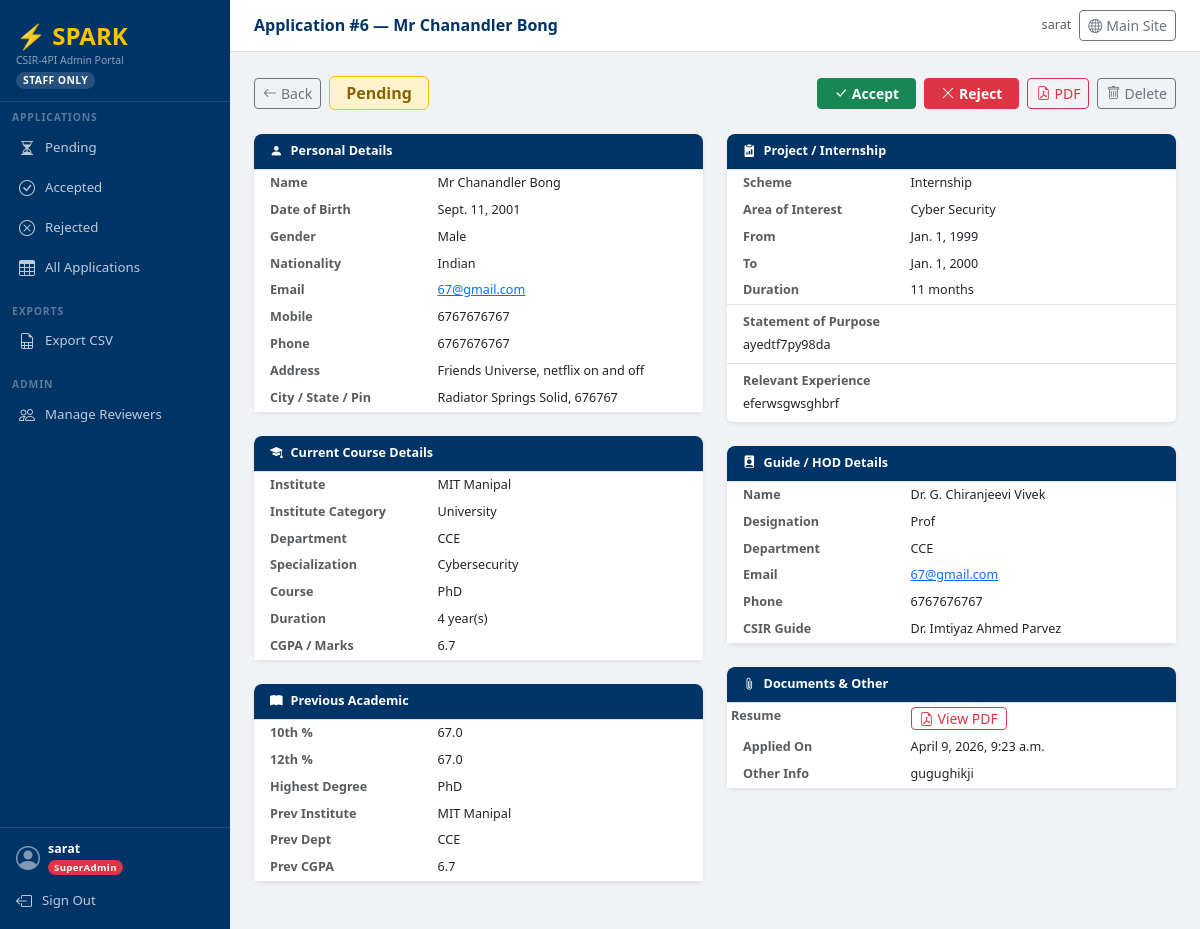
The app's page /portal/application/6/ (signed in) with its own data.
### applications/models.py (models this page shows, shortened)
class Application(models.Model):
    title       = models.CharField(max_length=5, choices=TITLE_CHOICES, default='Mr')
    full_name   = models.CharField(max_length=200)
    dob         = models.DateField()
    gender      = models.CharField(max_length=10)
    nationality = models.CharField(max_length=100, default='Indian')
    address     = models.TextField()
    city        = models.CharField(max_length=100)
    state       = models.CharField(max_length=100)
    pincode     = models.CharField(max_length=10)
    email       = models.EmailField()
    phone       = models.CharField(max_length=20)
    mobile      = models.CharField(max_length=20)
    course_name         = models.CharField(max_length=200)
    course_other        = models.CharField(max_length=200, blank=True)
    specialization      = models.CharField(max_length=200)
    institute_category  = models.CharField(max_length=50, blank=True)
    institute_name      = models.CharField(max_length=200)
    department          = models.CharField(max_length=200)
    institute_address   = models.TextField()
    course_duration     = models.CharField(max_length=20)
    cgpa                = models.FloatField()
    tenth_percentage    = models.FloatField()
    twelfth_percentage  = models.FloatField()
    highest_degree      = models.CharField(max_length=200)
    prev_specialization = models.CharField(max_length=200, blank=True)
    prev_institute_category = models.CharField(max_length=50, blank=True)
    prev_institute      = models.CharField(max_length=200, blank=True)
    prev_department     = models.CharField(max_length=200, blank=True)
    prev_institute_address = models.TextField(blank=True)
    prev_cgpa           = models.FloatField(null=True, blank=True)
    scheme              = models.CharField(max_length=30, choices=SCHEME_CHOICES, default='Internship')
    internship_from     = models.DateField(null=True, blank=True)
    internship_to       = models.DateField(null=True, blank=True)
    duration_months     = models.PositiveSmallIntegerField(null=True, blank=True)
    area_of_interest    = models.CharField(max_length=200)
    area_other          = models.CharField(max_length=200, blank=True)
    guide_name          = models.CharField(max_length=200)
    guide_designation   = models.CharField(max_length=200)
    guide_department    = models.CharField(max_length=200)
    guide_email         = models.EmailField()
    guide_phone         = models.CharField(max_length=20)
    csir_guide_name     = models.CharField(max_length=200, blank=True)
    project_interest    = models.TextField(blank=True)
    statement           = models.TextField()
    experience          = models.TextField(blank=True)
    other_info          = models.TextField(blank=True)
    resume = models.FileField(upload_to='resumes/', null=True, blank=True)
    status      = models.CharField(max_length=20, choices=APPLICATION_STATUS_CHOICES, default='Pending')
    admin_notes = models.TextField(blank=True, null=True)
    reviewed_by = models.ForeignKey(User, on_delete=models.SET_NULL, null=True, blank=True, related_name='reviewed_apps')
    reviewed_at = models.DateTimeField(null=True, blank=True)
    created_at = models.DateTimeField(auto_now_add=True)
    attendance_mode = models.CharField(max_length=20, null=True, blank=True)

### applications/portal_views.py (the view)
    def wrapper(request, *args, **kwargs):
        if not request.user.is_authenticated:
            return redirect(f'/login/?next={request.path}')
        try:
            is_portal_staff(request.user)
        except PermissionDenied:
            return render(request, 'portal/403.html', status=403)
        return view_func(request, *args, **kwargs)

### applications/templates/portal/application_detail.html (shortened to what this page needs)
{% extends "portal/base_portal.html" %}
{% block page_title %}Application #{{ app.id }} — {{ app.title }} {{ app.full_name }}{% endblock %}
{% block content %}
<div class="d-flex flex-wrap align-items-center gap-2 mb-4">
  <a href="/portal/dashboard/" class="btn btn-sm btn-outline-secondary">
    <i class="bi bi-arrow-left me-1"></i>Back
  </a>
  <span class="badge fs-6 px-3 py-2
    {% if app.status == 'Pending' %}badge-pending
    {% elif app.status == 'Accepted' %}badge-accepted
    {% else %}badge-rejected{% endif %}">
    {{ app.status }}
  </span>
  <div class="ms-auto d-flex gap-2 flex-wrap">
    <button class="btn btn-success btn-sm fw-semibold px-3"
            data-bs-toggle="modal" data-bs-target="#actionModal"
            data-status="Accepted" data-color="success">
      <i class="bi bi-check-lg me-1"></i>Accept
    </button>
    <button class="btn btn-danger btn-sm fw-semibold px-3"
            data-bs-toggle="modal" data-bs-target="#actionModal"
            data-status="Rejected" data-color="danger">
      <i class="bi bi-x-lg me-1"></i>Reject
    </button>
    <a href="/portal/application/{{ app.id }}/export-pdf/" class="btn btn-outline-danger btn-sm">
      <i class="bi bi-file-earmark-pdf me-1"></i>PDF
    </a>
    {% if user.is_superuser %}
    <button class="btn btn-outline-secondary btn-sm" data-bs-toggle="modal" data-bs-target="#deleteModal">
      <i class="bi bi-trash me-1"></i>Delete
    </button>
    {% endif %}
  </div>
</div>
<div class="row g-4">
  <div class="col-lg-6">
    <div class="bg-white rounded shadow-sm mb-4">
      <div class="px-3 py-2 border-bottom fw-bold small" style="background:#003366;color:#fff;border-radius:8px 8px 0 0;">
        <i class="bi bi-person-fill me-2"></i>Personal Details
      </div>
      <table class="table table-sm table-borderless mb-0 small">
        {% include "portal/_detail_row.html" with label="Name"        value=app.full_name prefix=app.title %}
        {% include "portal/_detail_row.html" with label="Date of Birth" value=app.dob %}
        {% include "portal/_detail_row.html" with label="Gender"      value=app.gender %}
        {% include "portal/_detail_row.html" with label="Nationality" value=app.nationality %}
        {% include "portal/_detail_row.html" with label="Email"       value=app.email link="mailto:" %}
        {% include "portal/_detail_row.html" with label="Mobile"      value=app.mobile %}
        {% include "portal/_detail_row.html" with label="Phone"       value=app.phone %}
        {% include "portal/_detail_row.html" with label="Address"     value=app.address %}
        {% include "portal/_detail_row.html" with label="City / State / Pin" value=app.city suffix=app.state suffix2=app.pincode %}
      </table>
    </div>
    <div class="bg-white rounded shadow-sm mb-4">
      <div class="px-3 py-2 border-bottom fw-bold small" style="background:#003366;color:#fff;border-radius:8px 8px 0 0;">
        <i class="bi bi-mortarboard-fill me-2"></i>Current Course Details
      </div>
      <table class="table table-sm table-borderless mb-0 small">
        {% include "portal/_detail_row.html" with label="Institute"          value=app.institute_name %}
        {% include "portal/_detail_row.html" with label="Institute Category" value=app.institute_category %}
        {% include "portal/_detail_row.html" with label="Department"         value=app.department %}
        {% include "portal/_detail_row.html" with label="Specialization"     value=app.specialization %}
        {% include "portal/_detail_row.html" with label="Course"             value=app.course_name %}
        {% include "portal/_detail_row.html" with label="Duration"           value=app.course_duration suffix="year(s)" %}
        {% include "portal/_detail_row.html" with label="CGPA / Marks"       value=app.cgpa %}
      </table>
    </div>
    <div class="bg-white rounded shadow-sm mb-4">
      <div class="px-3 py-2 border-bottom fw-bold small" style="background:#003366;color:#fff;border-radius:8px 8px 0 0;">
        <i class="bi bi-book-fill me-2"></i>Previous Academic
      </div>
      <table class="table table-sm table-borderless mb-0 small">
        {% include "portal/_detail_row.html" with label="10th %"         value=app.tenth_percentage %}
        {% include "portal/_detail_row.html" with label="12th %"         value=app.twelfth_percentage %}
        {% include "portal/_detail_row.html" with label="Highest Degree" value=app.highest_degree %}
        {% include "portal/_detail_row.html" with label="Prev Institute" value=app.prev_institute %}
        {% include "portal/_detail_row.html" with label="Prev Dept"      value=app.prev_department %}
        {% include "portal/_detail_row.html" with label="Prev CGPA"      value=app.prev_cgpa %}
      </table>
    </div>
  </div>
  <div class="col-lg-6">
    <div class="bg-white rounded shadow-sm mb-4">
      <div class="px-3 py-2 border-bottom fw-bold small" style="background:#003366;color:#fff;border-radius:8px 8px 0 0;">
        <i class="bi bi-clipboard2-data-fill me-2"></i>Project / Internship
      </div>
      <table class="table table-sm table-borderless mb-0 small">
        {% include "portal/_detail_row.html" with label="Scheme"          value=app.scheme %}
        {% include "portal/_detail_row.html" with label="Area of Interest" value=app.area_of_interest %}
        {% include "portal/_detail_row.html" with label="From"            value=app.internship_from %}
        {% include "portal/_detail_row.html" with label="To"              value=app.internship_to %}
        {% include "portal/_detail_row.html" with label="Duration"        value=app.duration_months suffix="months" %}
      </table>
      {% if app.statement %}
      <div class="px-3 py-2 border-top small">
        <div class="text-muted fw-semibold mb-1">Statement of Purpose</div>
        <div style="white-space:pre-wrap;">{{ app.statement }}</div>
      </div>
      {% endif %}
      {% if app.experience %}
      <div class="px-3 py-2 border-top small">
        <div class="text-muted fw-semibold mb-1">Relevant Experience</div>
        <div>{{ app.experience }}</div>
      </div>
      {% endif %}
    </div>
    <div class="bg-white rounded shadow-sm mb-4">
      <div class="px-3 py-2 border-bottom fw-bold small" style="background:#003366;color:#fff;border-radius:8px 8px 0 0;">
        <i class="bi bi-person-badge-fill me-2"></i>Guide / HOD Details
      </div>
      <table class="table table-sm table-borderless mb-0 small">
        {% include "portal/_detail_row.html" with label="Name"        value=app.guide_name %}
        {% include "portal/_detail_row.html" with label="Designation" value=app.guide_designation %}
        {% include "portal/_detail_row.html" with label="Department"  value=app.guide_department %}
        {% include "portal/_detail_row.html" with label="Email"       value=app.guide_email link="mailto:" %}
        {% include "portal/_detail_row.html" with label="Phone"       value=app.guide_phone %}
        {% include "portal/_detail_row.html" with label="CSIR Guide"  value=app.csir_guide_name %}
      </table>
    </div>
    <div class="bg-white rounded shadow-sm mb-4">
      <div class="px-3 py-2 border-bottom fw-bold small" style="background:#003366;color:#fff;border-radius:8px 8px 0 0;">
        <i class="bi bi-paperclip me-2"></i>Documents &amp; Other
      </div>
      <table class="table table-sm table-borderless mb-0 small">
        <tr>
          <td class="text-muted fw-semibold" style="width:40%">Resume</td>
          <td>
            {% if app.resume %}
              <a href="{{ app.resume.url }}" target="_blank" class="btn btn-sm btn-outline-danger py-0 px-2">
                <i class="bi bi-file-earmark-pdf me-1"></i>View PDF
              </a>
            {% else %}—{% endif %}
          </td>
        </tr>
        {% include "portal/_detail_row.html" with label="Applied On"  value=app.created_at %}
        {% include "portal/_detail_row.html" with label="Other Info"  value=app.other_info %}
      </table>
    </div>
  </div>
</div>
{% endblock %}

### applications/templates/portal/base_portal.html (shortened to what this page needs)
<!DOCTYPE html>
<html lang="en">
<head>
  <link href="https://cdn.jsdelivr.net/npm/bootstrap@5.3.0/dist/css/bootstrap.min.css" rel="stylesheet">
  <link href="https://cdn.jsdelivr.net/npm/bootstrap-icons@1.11.0/font/bootstrap-icons.css" rel="stylesheet">
</head>
<body>
<div id="sidebar">
  <div class="sidebar-brand">
    <div class="spark">⚡ SPARK</div>
    <div class="sub">CSIR-4PI Admin Portal</div>
    <div class="portal-badge">STAFF ONLY</div>
  </div>
  <div class="sidebar-section">Applications</div>
  {% with p=request.path tab=request.GET.tab %}
  <a href="/portal/dashboard/?tab=pending"
     class="sidebar-link {% if 'dashboard' in p and tab == 'pending' or 'dashboard' in p and not tab %}active{% endif %}">
    <i class="bi bi-hourglass-split"></i> Pending
  </a>
  <a href="/portal/dashboard/?tab=accepted"
     class="sidebar-link {% if 'dashboard' in p and tab == 'accepted' %}active{% endif %}">
    <i class="bi bi-check-circle"></i> Accepted
  </a>
  <a href="/portal/dashboard/?tab=rejected"
     class="sidebar-link {% if 'dashboard' in p and tab == 'rejected' %}active{% endif %}">
    <i class="bi bi-x-circle"></i> Rejected
  </a>
  <a href="/portal/dashboard/?tab=all"
     class="sidebar-link {% if 'dashboard' in p and tab == 'all' %}active{% endif %}">
    <i class="bi bi-table"></i> All Applications
  </a>
  <div class="sidebar-section mt-2">Exports</div>
  <a href="/portal/export/csv/" class="sidebar-link">
    <i class="bi bi-file-earmark-spreadsheet"></i> Export CSV
  </a>
  {% if user.is_superuser %}
  <div class="sidebar-section mt-2">Admin</div>
  <a href="/portal/users/"
     class="sidebar-link {% if 'users' in p %}active{% endif %}">
    <i class="bi bi-people"></i> Manage Reviewers
  </a>
  {% endif %}
  {% endwith %}
  <div class="sidebar-footer">
    <div class="d-flex align-items-center gap-2 mb-2">
      <i class="bi bi-person-circle fs-4"></i>
      <div>
        <div class="user-name">{{ user.get_full_name|default:user.username }}</div>
        <div>
          {% if user.is_superuser %}
            <span class="role-badge role-superadmin">SuperAdmin</span>
          {% else %}
            <span class="role-badge role-reviewer">Reviewer</span>
          {% endif %}
        </div>
      </div>
    </div>
    <a href="/portal/logout/" class="sidebar-link px-0 py-1" style="border:none;">
      <i class="bi bi-box-arrow-left"></i> Sign Out
    </a>
  </div>
</div>
<div id="main">
  <div id="topbar">
    <h6 class="page-title">{% block page_title %}Dashboard{% endblock %}</h6>
    <div class="d-flex align-items-center gap-2">
      <span class="text-muted small d-none d-md-inline">{{ user.username }}</span>
      <a href="/" class="btn btn-sm btn-outline-secondary" title="Back to main site">
        <i class="bi bi-globe me-1"></i>Main Site
      </a>
    </div>
  </div>
  <div class="content-area">
    {% block content %}{% endblock %}
  </div>
</div>
</body>
</html>

### applications/templates/portal/_detail_row.html
<tr>
  <td class="text-muted fw-semibold ps-3" style="width:40%;white-space:nowrap;">{{ label }}</td>
  <td class="pe-3">
    {% if link and value %}
      <a href="{{ link }}{{ value }}">{% if prefix %}{{ prefix }} {% endif %}{{ value }}{% if suffix %} {{ suffix }}{% endif %}{% if suffix2 %}, {{ suffix2 }}{% endif %}</a>
    {% else %}
      {% if prefix %}{{ prefix }} {% endif %}{{ value|default:"—" }}{% if value and suffix %} {{ suffix }}{% endif %}{% if value and suffix2 %}, {{ suffix2 }}{% endif %}
    {% endif %}
  </td>
</tr>

### records on screen
Application: id "6", title "Mr", full_name "Chanandler Bong", status "Pending", full_name "Chanandler Bong Sept. 11, 2001 Male Indian 6767676767 6767676767 Friends Universe, netflix on and off Radiator Springs MIT Manipal University CCE Cybersecurity PhD 6.7 67.0 67.0 PhD MIT Manipal CCE 6.7 Internship Cyber Security Jan. 1, 1999 Jan. 1, 2000 Dr. G. Chiranjeevi Vivek Prof CCE 6767676767 Dr. Imtiyaz Ahmed Parvez April 9, 2026, 9:23 a.m. gugughikji", email "67@gmail.com 67@gmail.com", state "Solid", pincode "676767", statement "ayedtf7py98da", experience "eferwsgwsghbrf"

### other values on screen
{{ user.get_full_name|default:user.username }} "sarat"
{{ user.username }} "sarat"
{{ value|default:"—" }} "4 11"
{{ suffix }} "year(s) months"
